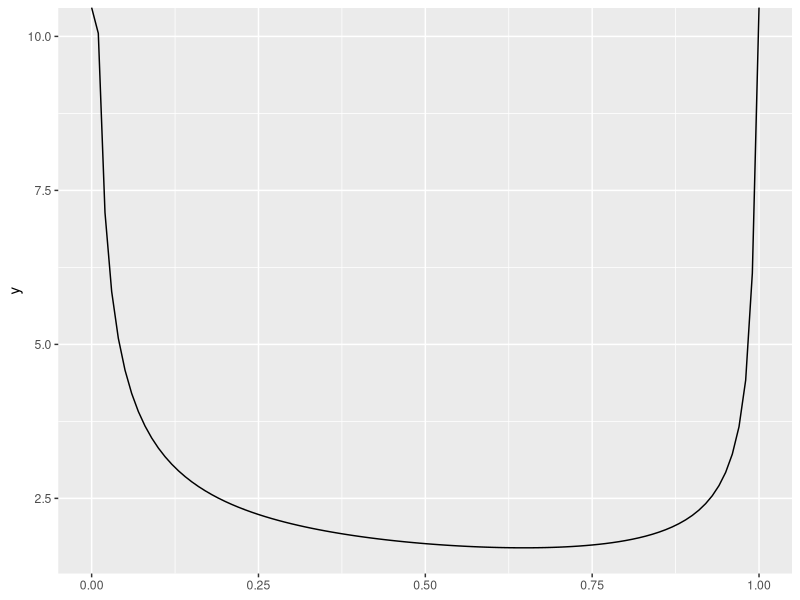
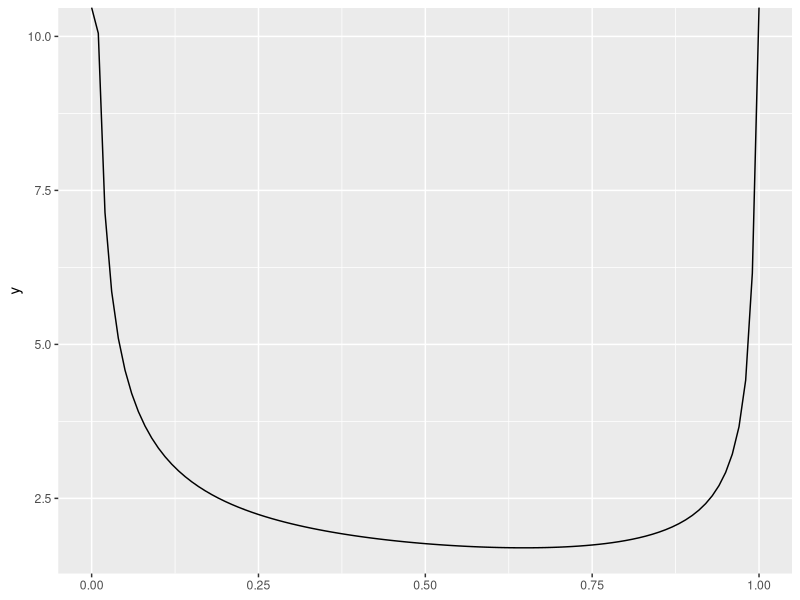

The R script that drew these images, in order:
## ---- chunk 1
library(ggplot2)
knitr::opts_chunk$set(echo = TRUE)
set.seed(457367)
## ---- chunk 2
genera_valor_aleatorio <- function() {
  runif(1)
}

g<- function(x){
  ( exp(-(x^2)/(2)))/(sqrt(x*(1-x)))
}
## ---- chunk 3
n <- 1e6
valores_g <- replicate(n , {
  x <- genera_valor_aleatorio()
  g(x)
}
)
## ---- chunk 4
estimacion <- mean(valores_g)
## ---- chunk 5
probabilidad_cobertura <- 0.997
alfa <- 1 - probabilidad_cobertura
percentil<- qnorm(1 - alfa / 2)
error_estandar <- sqrt(var(valores_g)/n)
intervalo_confianza <- estimacion + c(-1,1) * error_estandar * percentil
## ---- chunk 6
genera_valor_aleatorio <- function() {
  runif(1)
}

g<- function(x){
  ( exp(-(x^2)/(2)))/(sqrt(x*(1-x)))
}

n <- 1e4
coste_directo <- bench::mark({
  valores_g <- replicate(n, {
    x <- genera_valor_aleatorio()
    g(x)
  })
},
iterations = 10,
time_unit = "ms"
)$median

estimacion_directo <- mean(valores_g)
varianza_directo <- var(valores_g) / n

eficiencia_directo <- 1 / (varianza_directo * coste_directo)
## ---- chunk 7
library(ggplot2)

ggplot2::ggplot() +
  geom_function(fun = g) +
  xlim(0, 1)
## ---- chunk 8
genera_valores_antiteticas <- function() {
  runif(1)
}
## ---- chunk 9
coste_antiteticas <- bench::mark({ # para ver cuanto tarda
  valores <- replicate(n / 2, {
    valores_antiteticos <- genera_valores_antiteticas()
    mean(g(valores_antiteticos)) # (xi + yi) / 2
  })
},
iterations = 10,
time_unit = "ms"
)$median
## ---- chunk 10
estimacion_antiteticas <- mean(valores)
varianza_antiteticas <- var(valores) / (n / 2) # Cuasivar muestral
eficiencia_antiteticas <- 1 / (varianza_antiteticas * coste_antiteticas)
## ---- chunk 11
knitr::kable(
  data.frame(
    `Método` = c("Directo", "Antitéticas"),
    `Estimación` = c(estimacion_directo, estimacion_antiteticas),
    Varianza = c(varianza_directo, varianza_antiteticas),
    Coste = c(coste_directo, coste_antiteticas),
    Eficiencia = c(eficiencia_directo, eficiencia_antiteticas)
  ),
  digits = 10
)
## ---- chunk 12
library(ggplot2)

ggplot2::ggplot() +
  geom_function(fun = g) +
  xlim(0, 1)
## ---- chunk 13
estratos <- data.frame(
  min = c(0, 1/2),
  max = c(1/2, 1),
  probabilidad = c(1/2, 1 / 2)
)
# Función que genera valores dentro de un estrato
genera_valor_en_estrato <- function(numero_estrato) {
  estrato <- estratos[numero_estrato, ]
  runif(1, min = estrato$min, max = estrato$max)
}
## ---- chunk 14
unidad_de_tiempo <- "ms"
n_estratos <- n * estratos$probabilidad
# Aseguramos valores enteros
n_estratos <- ceiling(n_estratos)
# Aseguramos al menos dos valores en cada estrato
n_estratos <- pmax(n_estratos, 2)

coste_estratificado_proporcional <- bench::mark(
  {
    valores <- lapply(
      seq_len(2), # (1,2), aplico la función 2 veces, una para cada estrato
      function(numero_estrato) {
        replicate(n_estratos[numero_estrato], {
          x <- genera_valor_en_estrato(numero_estrato)
          g(x)
        })
      }
    )
  },
  iterations = 10,
  time_unit = unidad_de_tiempo
)$median
## ---- chunk 15
estimacion_estratificado_proporcional <-
  weighted.mean(
    sapply(valores, mean),
    estratos$probabilidad
  )
varianza_estratificado_proporcional <-
  sum(estratos$probabilidad^2 * sapply(valores, var) / n_estratos)
eficiencia_estratificado_proporcional <-
  1 / (varianza_estratificado_proporcional *
    coste_estratificado_proporcional)
## ---- chunk 16
n_tanteo <- 100
n_produccion <- n - n_tanteo # Para que la cantidad total de valores generados sea igual en los tres métodos y, por tanto, su comparación tenga sentido

coste_estratificado_optimo <- bench::mark(
  {
    # Estimación de las varianzas de los estratos
    n_estratos <- pmax(
      ceiling(n_tanteo * estratos$probabilidad), # asignación proporcional para calcular la var
      2
    )
    valores <- lapply(
      seq_len(2),
      function(numero_estrato) {
        replicate(n_estratos[numero_estrato], {
          x <- genera_valor_en_estrato(numero_estrato)
          g(x)
        })
      }
    )

    # Cantidad óptima de valores en cada estrato
    sigmas <- sapply(valores, sd)
    n_estratos <-
      pmax(
        ceiling(n_produccion * estratos$probabilidad * sigmas /
          sum(estratos$probabilidad * sigmas)),
        2
      )

    # Generación de valores en cada estrato
    valores <- lapply(
      seq_len(2),
      function(numero_estrato) {
        replicate(n_estratos[numero_estrato], {
          x <- genera_valor_en_estrato(numero_estrato)
          g(x)
        })
      }
    )
  },
  iterations = 10,
  time_unit = unidad_de_tiempo
)$median
## ---- chunk 17
estimacion_estratificado_optimo <-
  weighted.mean(
    sapply(valores, mean),
    estratos$probabilidad
  )
varianza_estratificado_optimo <-
  sum(estratos$probabilidad^2 * sapply(valores, var) / n_estratos)
eficiencia_estratificado_optimo <-
  1 / (varianza_estratificado_optimo *
    coste_estratificado_optimo)
## ---- chunk 18
knitr::kable(
  data.frame(
    `Método` = c(
      "Directo",
     "Estratificado proporcional",
     "Estratificado óptimo"
    ),
    `Estimación` = c(
      estimacion_directo,
     estimacion_estratificado_proporcional,
     estimacion_estratificado_optimo
    ),
    Varianza = c(
      varianza_directo,
     varianza_estratificado_proporcional,
     varianza_estratificado_optimo
    ),
    Coste = c(
      coste_directo,
      coste_estratificado_proporcional,
      coste_estratificado_optimo
    ),
    Eficiencia = c(
      eficiencia_directo,
     eficiencia_estratificado_proporcional,
     eficiencia_estratificado_optimo
    )
  ),
  digits = 10
)
